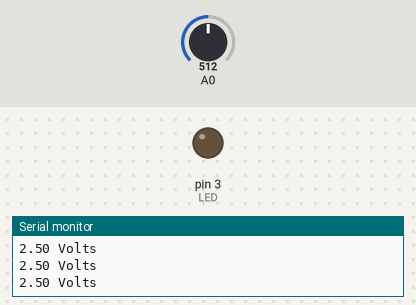
Simulated run of this sketch. Board: Arduino Uno, built with avr-gcc and run on an emulated ATmega328P. Parts: output pins drawn as LEDs (lit = HIGH), the last lines printed to the serial monitor. Inputs (shaded band) come from the test bench; at power-on: A0 = 512.

Above: at 1.2 s.
1.3 s: A0 set to 599
4.3 s: A0 set to 628
At 5.1 s:
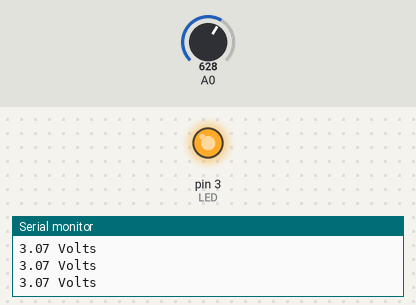
5.8 s: A0 set to 511
At 6.2 s:
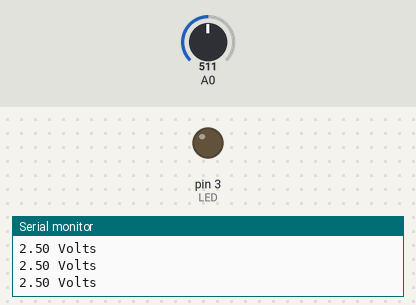
8.8 s: A0 set to 716
At 9.5 s:
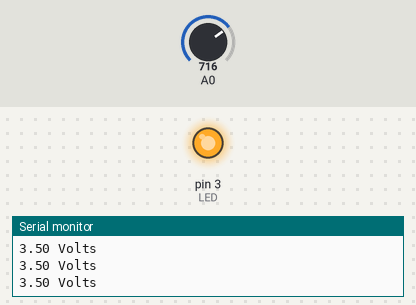
Timing chart, 0 to 11.8 s (numbered marks = the images above; inputs shaded):
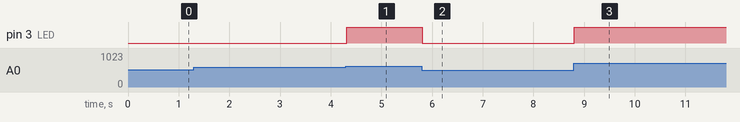

The sketch:

switch.ino
```cpp
// tutoiral from https://makersportal.com/blog/2018/9/21/capacitive-touch-sensor-with-arduino

const int BUTTON = 2;
const int LED = 3;
int BUTTONstate = 0;

void setup()
{
  pinMode(LED, OUTPUT);
  Serial.begin(9600);
}

void loop()
{
  // read the input on the analog input (this is useful for
  // printing the voltage to the serial monitor
  int cap_reading = analogRead(A0);
  // Convert 10-bit ADC value (0 - 1023) to the actual voltage reading (0 - 5V)
  float volt_reading = (5.0 / 1023.0)*cap_reading;
  Serial.print(volt_reading);
  Serial.println(" Volts");
  // set the value where the LED turns on
  if (volt_reading>3){
    // turn LED on
    digitalWrite(LED,HIGH);
  } else{
    // otherwise, turn LED off
    digitalWrite(LED,LOW);
  }
  delay(10);
}
```

Measured:
- the behaviour switches between 613 and 614 on A0 (found by bisection; images 0 and 1)
- after the input at 4.3 s, pin 3 (LED): LOW → HIGH at once
- after the input at 5.8 s, pin 3 (LED): HIGH → LOW at once
- after the input at 8.8 s, pin 3 (LED): LOW → HIGH at once
